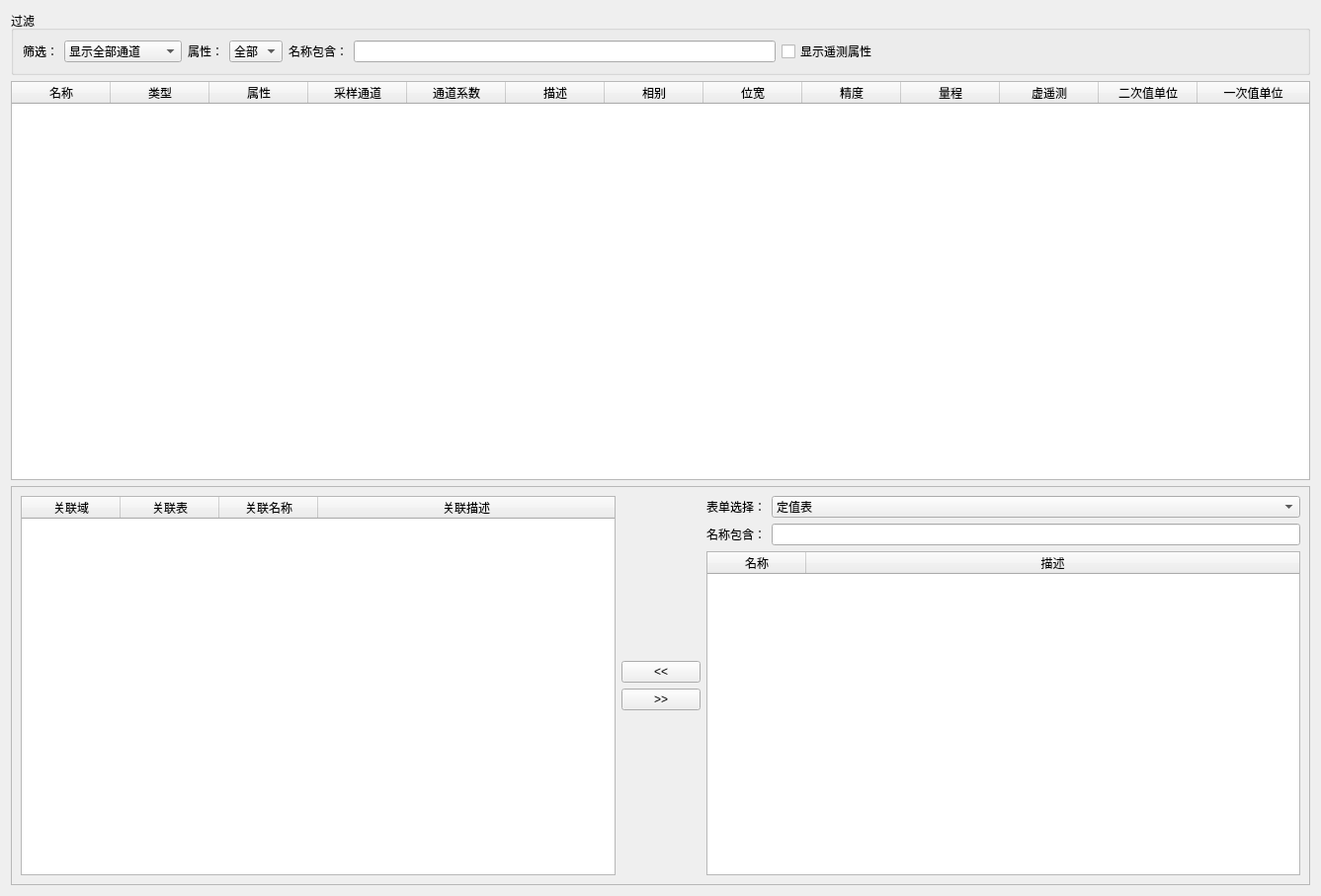
<?xml version="1.0" encoding="UTF-8"?>
<ui version="4.0">
 <class>CAnaWnd</class>
 <widget class="QWidget" name="CAnaWnd">
  <property name="geometry">
   <rect>
    <x>0</x>
    <y>0</y>
    <width>1337</width>
    <height>907</height>
   </rect>
  </property>
  <property name="windowTitle">
   <string>Form</string>
  </property>
  <layout class="QVBoxLayout" name="verticalLayout_5">
   <item>
    <widget class="QGroupBox" name="groupBox">
     <property name="title">
      <string>过滤</string>
     </property>
     <layout class="QVBoxLayout" name="verticalLayout">
      <item>
       <layout class="QHBoxLayout" name="horizontalLayout">
        <item>
         <widget class="QLabel" name="label">
          <property name="text">
           <string>筛选：</string>
          </property>
         </widget>
        </item>
        <item>
         <widget class="QComboBox" name="m_AnaSelectComboBox">
          <item>
           <property name="text">
            <string>显示全部通道</string>
           </property>
          </item>
          <item>
           <property name="text">
            <string>显示AD采样通道</string>
           </property>
          </item>
          <item>
           <property name="text">
            <string>显示SV采样通道</string>
           </property>
          </item>
          <item>
           <property name="text">
            <string>显示衍生通道</string>
           </property>
          </item>
          <item>
           <property name="text">
            <string>显示其他通道</string>
           </property>
          </item>
         </widget>
        </item>
        <item>
         <widget class="QLabel" name="label_2">
          <property name="text">
           <string>属性：</string>
          </property>
         </widget>
        </item>
        <item>
         <widget class="QComboBox" name="m_AnaPropertyComboBox">
          <item>
           <property name="text">
            <string>全部</string>
           </property>
          </item>
          <item>
           <property name="text">
            <string>电压</string>
           </property>
          </item>
          <item>
           <property name="text">
            <string>电流</string>
           </property>
          </item>
          <item>
           <property name="text">
            <string>功率</string>
           </property>
          </item>
          <item>
           <property name="text">
            <string>频率</string>
           </property>
          </item>
          <item>
           <property name="text">
            <string>其他</string>
           </property>
          </item>
         </widget>
        </item>
        <item>
         <widget class="QLabel" name="label_3">
          <property name="text">
           <string>名称包含：</string>
          </property>
         </widget>
        </item>
        <item>
         <widget class="QLineEdit" name="m_AnaInfoLineEdit"/>
        </item>
        <item>
         <widget class="QCheckBox" name="m_ShowYCPropertyCheckBox">
          <property name="text">
           <string>显示遥测属性</string>
          </property>
         </widget>
        </item>
        <item>
         <spacer name="horizontalSpacer">
          <property name="orientation">
           <enum>Qt::Horizontal</enum>
          </property>
          <property name="sizeHint" stdset="0">
           <size>
            <width>40</width>
            <height>20</height>
           </size>
          </property>
         </spacer>
        </item>
       </layout>
      </item>
     </layout>
    </widget>
   </item>
   <item>
    <widget class="QTableWidget" name="m_AnaTableWidget">
     <property name="selectionMode">
      <enum>QAbstractItemView::SingleSelection</enum>
     </property>
     <property name="selectionBehavior">
      <enum>QAbstractItemView::SelectRows</enum>
     </property>
     <attribute name="horizontalHeaderCascadingSectionResizes">
      <bool>false</bool>
     </attribute>
     <attribute name="horizontalHeaderStretchLastSection">
      <bool>true</bool>
     </attribute>
     <column>
      <property name="text">
       <string>名称</string>
      </property>
     </column>
     <column>
      <property name="text">
       <string>类型</string>
      </property>
     </column>
     <column>
      <property name="text">
       <string>属性</string>
      </property>
     </column>
     <column>
      <property name="text">
       <string>采样通道</string>
      </property>
     </column>
     <column>
      <property name="text">
       <string>通道系数</string>
      </property>
     </column>
     <column>
      <property name="text">
       <string>描述</string>
      </property>
     </column>
     <column>
      <property name="text">
       <string>相别</string>
      </property>
     </column>
     <column>
      <property name="text">
       <string>位宽</string>
      </property>
     </column>
     <column>
      <property name="text">
       <string>精度</string>
      </property>
     </column>
     <column>
      <property name="text">
       <string>量程</string>
      </property>
     </column>
     <column>
      <property name="text">
       <string>虚遥测</string>
      </property>
     </column>
     <column>
      <property name="text">
       <string>二次值单位</string>
      </property>
     </column>
     <column>
      <property name="text">
       <string>一次值单位</string>
      </property>
     </column>
    </widget>
   </item>
   <item>
    <widget class="QFrame" name="m_CnnFrame">
     <property name="frameShape">
      <enum>QFrame::StyledPanel</enum>
     </property>
     <property name="frameShadow">
      <enum>QFrame::Raised</enum>
     </property>
     <layout class="QVBoxLayout" name="verticalLayout_4">
      <item>
       <layout class="QHBoxLayout" name="horizontalLayout_2">
        <item>
         <widget class="QTableWidget" name="m_AnaCnnTableWidget">
          <property name="selectionMode">
           <enum>QAbstractItemView::SingleSelection</enum>
          </property>
          <property name="selectionBehavior">
           <enum>QAbstractItemView::SelectRows</enum>
          </property>
          <attribute name="horizontalHeaderStretchLastSection">
           <bool>true</bool>
          </attribute>
          <column>
           <property name="text">
            <string>关联域</string>
           </property>
          </column>
          <column>
           <property name="text">
            <string>关联表</string>
           </property>
          </column>
          <column>
           <property name="text">
            <string>关联名称</string>
           </property>
          </column>
          <column>
           <property name="text">
            <string>关联描述</string>
           </property>
          </column>
         </widget>
        </item>
        <item>
         <layout class="QVBoxLayout" name="verticalLayout_3">
          <item>
           <spacer name="verticalSpacer">
            <property name="orientation">
             <enum>Qt::Vertical</enum>
            </property>
            <property name="sizeHint" stdset="0">
             <size>
              <width>20</width>
              <height>40</height>
             </size>
            </property>
           </spacer>
          </item>
          <item>
           <widget class="QPushButton" name="m_AnaCnnPushButton">
            <property name="text">
             <string>&lt;&lt;</string>
            </property>
           </widget>
          </item>
          <item>
           <widget class="QPushButton" name="m_AnaDisPushButton">
            <property name="text">
             <string>&gt;&gt;</string>
            </property>
           </widget>
          </item>
          <item>
           <spacer name="verticalSpacer_2">
            <property name="orientation">
             <enum>Qt::Vertical</enum>
            </property>
            <property name="sizeHint" stdset="0">
             <size>
              <width>20</width>
              <height>40</height>
             </size>
            </property>
           </spacer>
          </item>
         </layout>
        </item>
        <item>
         <layout class="QVBoxLayout" name="verticalLayout_2">
          <item>
           <layout class="QGridLayout" name="gridLayout">
            <item row="0" column="0">
             <widget class="QLabel" name="label_4">
              <property name="text">
               <string>表单选择：</string>
              </property>
             </widget>
            </item>
            <item row="0" column="1">
             <widget class="QComboBox" name="m_OtherSelectComboBox">
              <item>
               <property name="text">
                <string>定值表</string>
               </property>
              </item>
              <item>
               <property name="text">
                <string>软压板表</string>
               </property>
              </item>
              <item>
               <property name="text">
                <string>开关量表</string>
               </property>
              </item>
             </widget>
            </item>
            <item row="1" column="0">
             <widget class="QLabel" name="label_5">
              <property name="text">
               <string>名称包含：</string>
              </property>
             </widget>
            </item>
            <item row="1" column="1">
             <widget class="QLineEdit" name="m_OtherInfoLineEdit"/>
            </item>
           </layout>
          </item>
          <item>
           <widget class="QTableWidget" name="m_AnaOtherTableWidget">
            <property name="selectionMode">
             <enum>QAbstractItemView::SingleSelection</enum>
            </property>
            <attribute name="horizontalHeaderStretchLastSection">
             <bool>true</bool>
            </attribute>
            <column>
             <property name="text">
              <string>名称</string>
             </property>
            </column>
            <column>
             <property name="text">
              <string>描述</string>
             </property>
            </column>
           </widget>
          </item>
         </layout>
        </item>
       </layout>
      </item>
     </layout>
    </widget>
   </item>
  </layout>
 </widget>
 <resources/>
 <connections/>
</ui>
